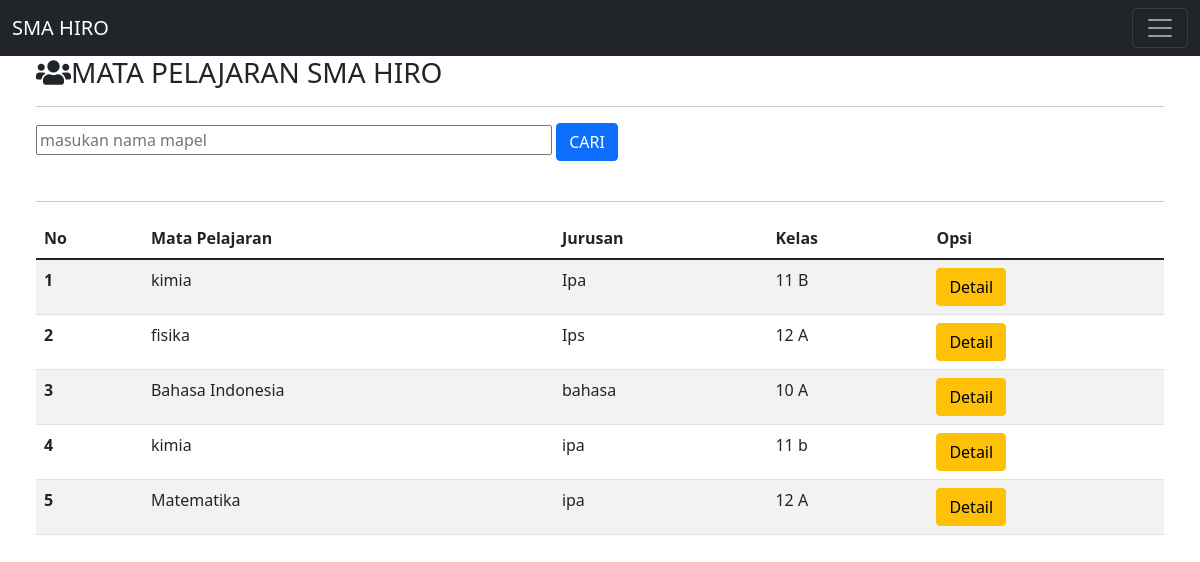
/matpel.php, run on the app's committed database.
### tables this page shows
CREATE TABLE `mata_pel` (
  `id` varchar(10) NOT NULL,
  `mapel` varchar(20) NOT NULL,
  `jurusan` varchar(15) NOT NULL,
  `guru` varchar(15) NOT NULL,
  `kelas` varchar(10) NOT NULL
);

### function.php (called while the page is built, shortened)
<?php
    $conn = mysqli_connect('localhost','root','','uas_1904030047');
    function query($query)
    {
        global $conn;
        $result = mysqli_query($conn,$query);
        $rows = [];
        while ($row = mysqli_fetch_assoc($result)){
            $rows[]=$row;
        }
        return $rows;
    }
?>

### matpel.php (the view, shortened to what this page needs)
<?php
require 'function.php';
$matpel = query("SELECT * FROM mata_pel");
?>
<!doctype html>
<html lang="en">
<head>
  <link href="tema/bootstrap/css/bootstrap.min.css" rel="stylesheet">
  <link rel="stylesheet" href="tema/fontawesome/css/all.min.css">
</head>
<body>
  <nav class="navbar fixed-top navbar-dark bg-dark">
    <div class="container-fluid">
      <a class="navbar-brand" href="index.php">SMA HIRO</a>
      <button class="navbar-toggler" type="button" data-bs-toggle="collapse" data-bs-target="#navbarSupportedContent" aria-controls="navbarSupportedContent" aria-expanded="false" aria-label="Toggle navigation">
        <span class="navbar-toggler-icon"></span>
      </button>
    </div>
  </nav>
  <div class="row mt-5">
    <div class="col-md-15 p-5 pt-2">
      <h3><i class="fas fa-users"></i>MATA PELAJARAN SMA HIRO</h3>
      <hr>
      <form action="" method="POST">
        <input type="text" id="keyword" size="50" name="keyword" placeholder="masukan nama mapel" autocomplete="off">
        <button type="submit" class="btn btn-primary" name="cari">CARI</button>
      </form>
      <br>
      <hr>
      <table class="table table-striped table-hover">
        <thead>
          <tr>
            <th scope="col">No</th>
            <th scope="col">Mata Pelajaran</th>
            <th scope="col">Jurusan</th>
            <th scope="col">Kelas</th>
            <th scope="col">Opsi</th>
          </tr>
        </thead>
        <tbody>
          <?php $no = 1; ?>
          <?php foreach ($matpel as $mp) : ?>
            <tr>
              <th scope="row"><?php echo $no; ?></th>
              <td><?php echo $mp['mapel']; ?></td>
              <td><?php echo $mp['jurusan']; ?></td>
              <td><?php echo $mp['kelas']; ?></td>
              <td><a href="detailmapel.php?id=<?= $mp['id']; ?>" class="btn btn-warning" role="button">Detail</a></td>
            </tr>
            <?php $no++ ?>
          <?php endforeach ?>
        </tbody>
      </table>
    </div>
  </div>
</body>
</html>

### data on the page
mata_pel: mapel "kimia", jurusan "Ipa", kelas "11 B"
mata_pel: mapel "fisika", jurusan "Ips", kelas "12 A"
mata_pel: mapel "Bahasa Indonesia", jurusan "bahasa", kelas "10 A"
mata_pel: mapel "kimia", jurusan "ipa", kelas "11 b"
mata_pel: mapel "Matematika", jurusan "ipa", kelas "12 A"
